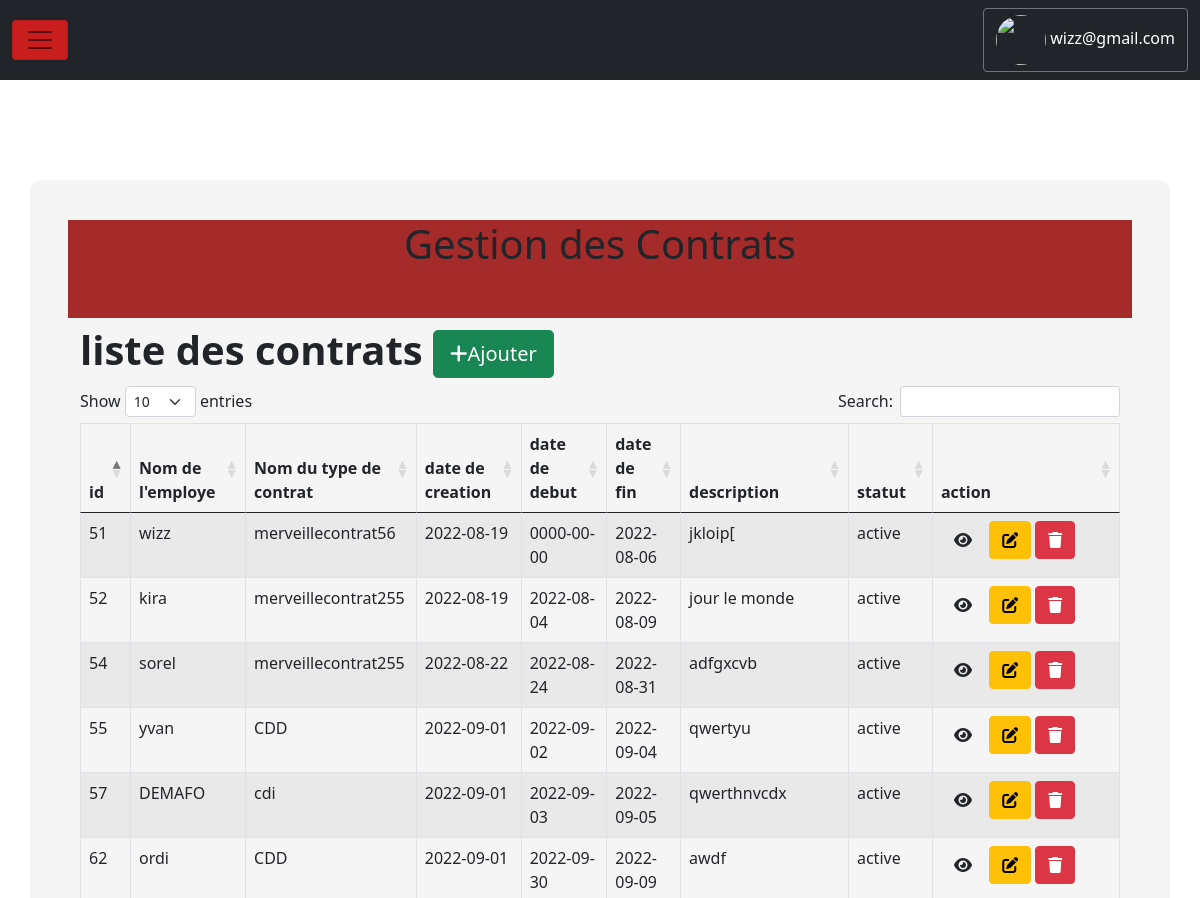
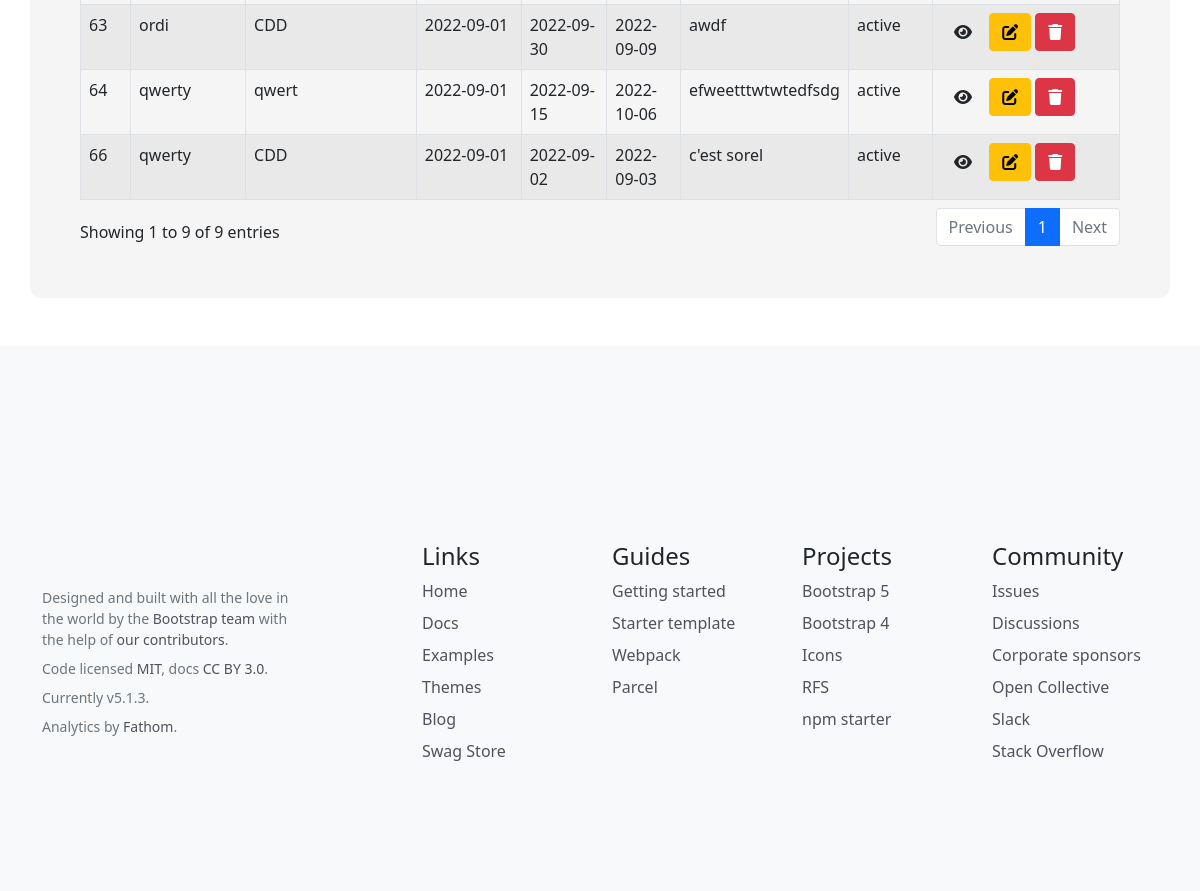
The app's page /src/source/IndexContrat.php (signed in) with its own data (2 pictures, top to bottom).
### tables this page shows
CREATE TABLE `contrats` (
  `id_contract` int(11) NOT NULL,
  `start_date` date NOT NULL,
  `end_date` date NOT NULL,
  `description` varchar(100) DEFAULT NULL,
  `creation_date` date NOT NULL,
  `modification_date` date DEFAULT NULL,
  `statut` varchar(20) NOT NULL,
  `deleted` tinyint(1) DEFAULT 0,
  `id_contract_type` int(11) NOT NULL,
  `id_employee` int(11) NOT NULL
);

CREATE TABLE `employes` (
  `id_employee` int(11) NOT NULL,
  `name` varchar(20) NOT NULL,
  `surname` varchar(30) NOT NULL,
  `age` int(2) NOT NULL,
  `sex` char(5) NOT NULL,
  `marital_status` varchar(20) NOT NULL,
  `id_role` int(11) NOT NULL,
  `mail` varchar(50) NOT NULL,
  `password` varchar(32) NOT NULL,
  `begin_date` date NOT NULL,
  `desactivate` tinyint(1) NOT NULL DEFAULT 1,
  `login` varchar(50) NOT NULL,
  `photo` varchar(32) NOT NULL
);

CREATE TABLE `type_contrats` (
  `id_contract_type` int(11) NOT NULL,
  `contract_type_name` varchar(100) NOT NULL,
  `description` varchar(100) NOT NULL,
  `creation_date` date NOT NULL,
  `modification_date` datetime DEFAULT NULL,
  `suppression` tinyint(1) NOT NULL DEFAULT 1
);

### src/source/IndexContrat.php (the view, shortened to what this page needs)
<?php
require('./../view/includes/header.php');
 ?>
<div class="container admin">
    <div class="row">
        <h1 class="text-logo" style="text-align: center; margin-top: -10px; background-color: brown;">Gestion des Contrats <br></h1><br><br><br><br>
        <h1><strong> liste des contrats </strong><a href="Ajoutercontrat.php" class="btn btn-success btn-lg ">
            <i class="fas fa-plus"></i>Ajouter</a>
        </h1>
    <div class="table-responsive">
        <table class="table table-striped table-bordered" id="contract">
            <thead>
                <tr>
                <th>id</th>
                    <th>Nom de l'employe</th>
                    <th>Nom du type de contrat</th>
                    <th>date de creation</th>
                    <th>date de debut</th>
                    <th>date de fin</th>
                    <th>description</th>
                    <th>statut</th>
                    <th>action</th>
                </tr>
            </thead>
            <tbody>
                <?php
                $conn = (new Database())->getConnection();
                $q = $conn->prepare("SELECT contrats.id_contract, contrats.start_date, contrats.creation_date, contrats.end_date,contrats.description, contrats.modification_date, contrats.statut, contrats.deleted,type_contrats.contract_type_name AS id_contract_type, employes.name AS id_employee FROM contrats LEFT JOIN type_contrats ON contrats.id_contract_type=type_contrats.id_contract_type LEFT JOIN employes ON contrats.id_employee = employes.id_employee WHERE contrats.deleted=0;");
                $q->execute();
                foreach ($q as $contrat) {
                ?>
                    <tr>
                        <td> <?= $contrat['id_contract'] ?> </td>
                        <td> <?= $contrat['id_employee'] ?></td>
                        <td> <?= $contrat['id_contract_type'] ?></td>
                        <td> <?= $contrat['creation_date'] ?></td>
                        <td> <?= $contrat['start_date'] ?></td>
                        <td> <?= $contrat['end_date'] ?></td>
                        <td> <?= $contrat['description'] ?> </td>
                        <td> <?= $contrat['statut'] ?> </td>
                        <td width=170>
                            <a class="btn btn-default" href="ViewContrat.php?id= <?= $contrat['id_contract'] ?>"><i class="fas fa-eye"></i></a>
                            <a class="btn btn-warning" href="EditContrat.php?id= <?= $contrat['id_contract'] ?>"><i class="fas fa-edit"></i></a>
                            <button type="button" class="btn btn-danger" data-bs-toggle="modal" data-bs-target="#exampleModal<?= $contrat['id_contract'] ?>"><i class="fas fa-trash"></i></button></h4>
                        </td>
                    </tr>
                <?php
                }
                ?>
            </tbody>
        </table>
    </div>
    </div>
</div>
<?php require('./../view/includes/footer.php'); ?>

### assets/css/style.css (style rules this page uses)
a { text-decoration: none; color: rgb(81, 81, 95); }
.container { margin-top:100px; }
.admin { background:whitesmoke; padding: 50px; border-radius: 10px; }

### records on screen
contrats: id_contract "51", id_employee.name "wizz", id_contract_type.contract_type_name "merveillecontrat56", creation_date "2022-08-19", start_date "0000-00-00", end_date "2022-08-06", description "jkloip[", statut "active"
contrats: id_contract "52", id_employee.name "kira", id_contract_type.contract_type_name "merveillecontrat255", creation_date "2022-08-19", start_date "2022-08-04", end_date "2022-08-09", description "jour le monde", statut "active"
contrats: id_contract "54", id_employee.name "sorel", id_contract_type.contract_type_name "merveillecontrat255", creation_date "2022-08-22", start_date "2022-08-24", end_date "2022-08-31", description "adfgxcvb", statut "active"
contrats: id_contract "55", id_employee.name "yvan", id_contract_type.contract_type_name "CDD", creation_date "2022-09-01", start_date "2022-09-02", end_date "2022-09-04", description "qwertyu", statut "active"
contrats: id_contract "57", id_employee.name "DEMAFO", id_contract_type.contract_type_name "cdi", creation_date "2022-09-01", start_date "2022-09-03", end_date "2022-09-05", description "qwerthnvcdx", statut "active"
contrats: id_contract "62", id_employee.name "ordi", id_contract_type.contract_type_name "CDD", creation_date "2022-09-01", start_date "2022-09-30", end_date "2022-09-09", description "awdf", statut "active"
contrats: id_contract "63", id_employee.name "ordi", id_contract_type.contract_type_name "CDD", creation_date "2022-09-01", start_date "2022-09-30", end_date "2022-09-09", description "awdf", statut "active"
contrats: id_contract "64", id_employee.name "qwerty", id_contract_type.contract_type_name "qwert", creation_date "2022-09-01", start_date "2022-09-15", end_date "2022-10-06", description "efweetttwtwtedfsdg", statut "active"
contrats: id_contract "66", id_employee.name "qwerty", id_contract_type.contract_type_name "CDD", creation_date "2022-09-01", start_date "2022-09-02", end_date "2022-09-03", description "c'est sorel", statut "active"

### other values on screen
$_SESSION['mail'] "wizz@gmail.com"
